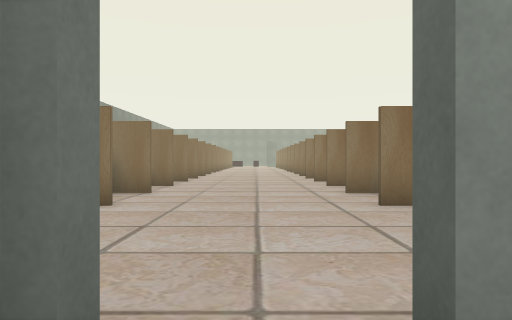
view 1 (above)

24 first-person views from a walk through a Unity game level. The camera is 1.5 m above the floor, looks level and sees 75° across. The floor is counted in squares, 2 m on a side. Each view is taken from the middle of a square. On the plan, view 1 faces up. The plan holds only what a view shows up to about 11 squares ahead; the rest is blank. The place goes on beyond the plan. The player character is not drawn. Some animated figures are left out. Door leaves are left out, so doorways stand open. Some surface patterns are stand-ins.

view 2
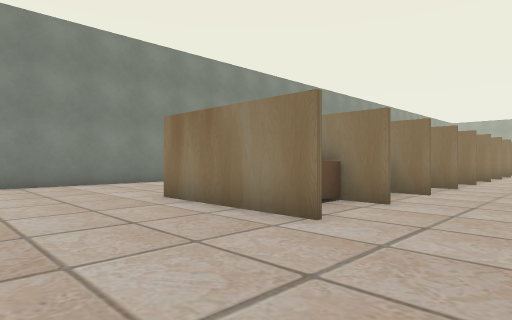

view 3
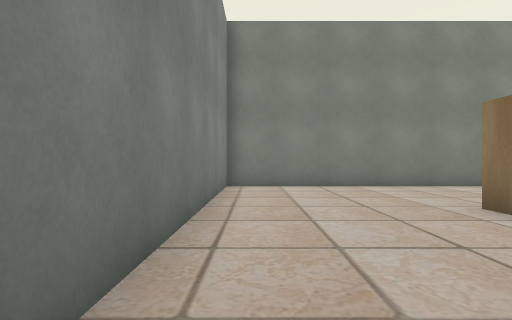

view 4
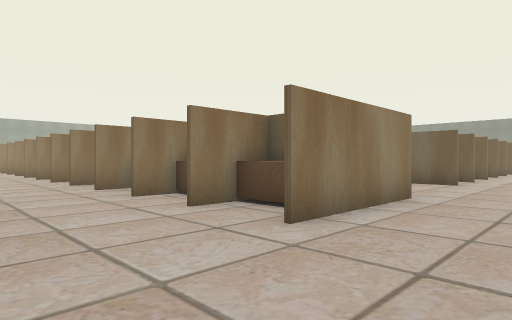

view 5
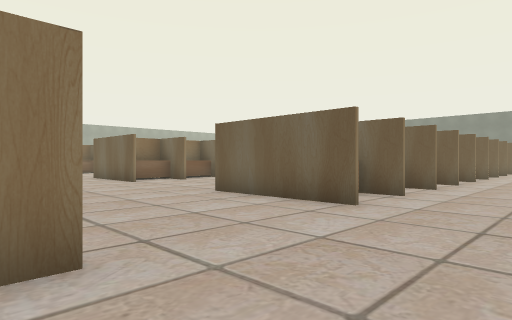

view 6
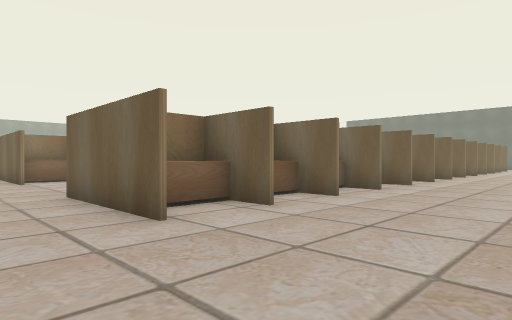

view 7
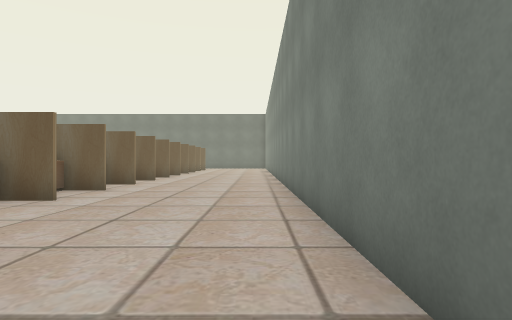

view 8
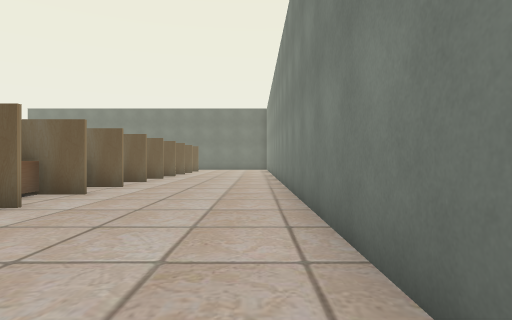

view 9
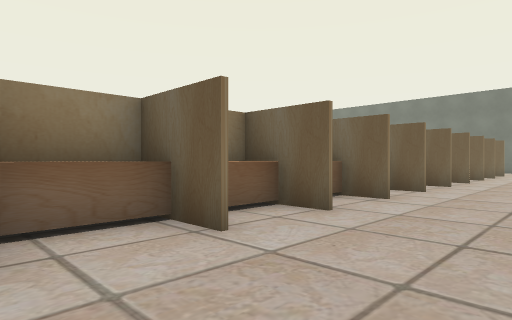

view 10
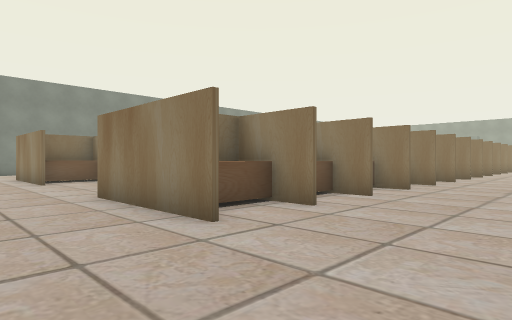

view 11
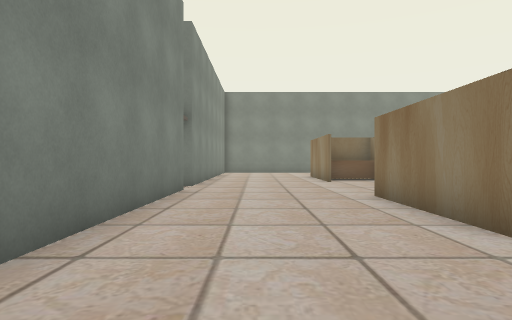

view 12
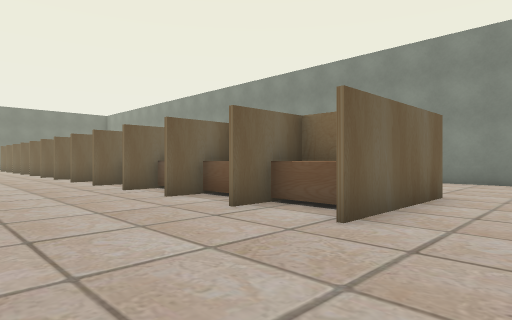

view 13
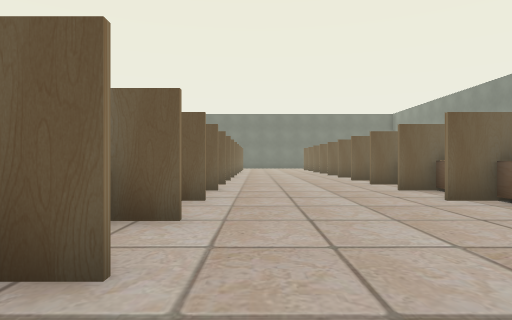

view 14
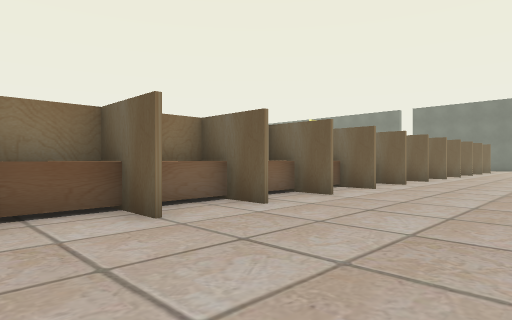

view 15
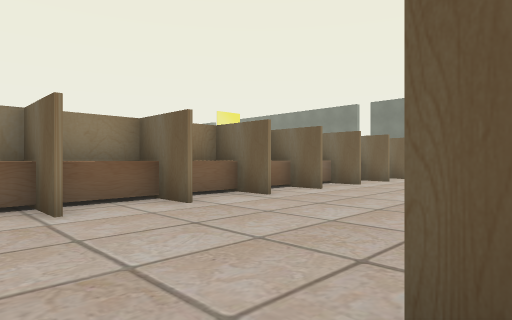

view 16
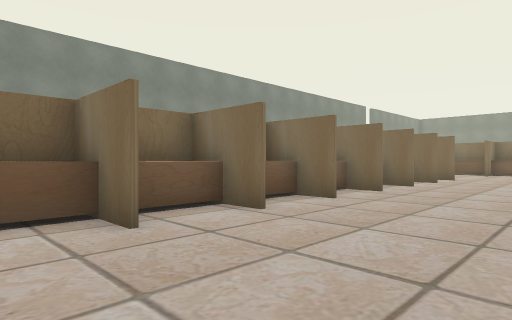

view 17
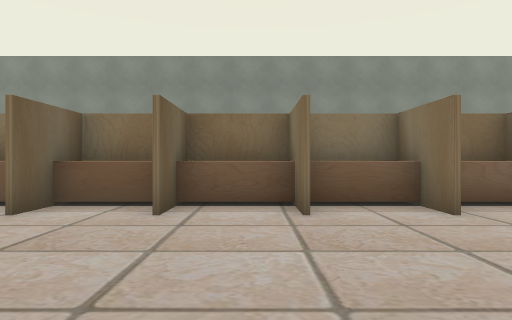

view 18
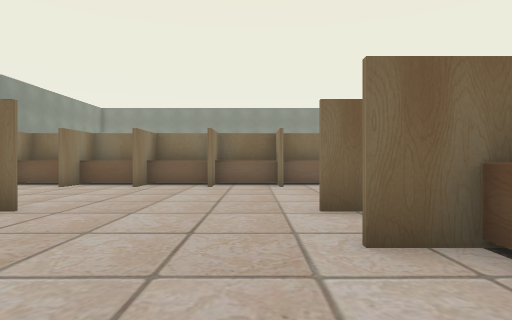

view 19
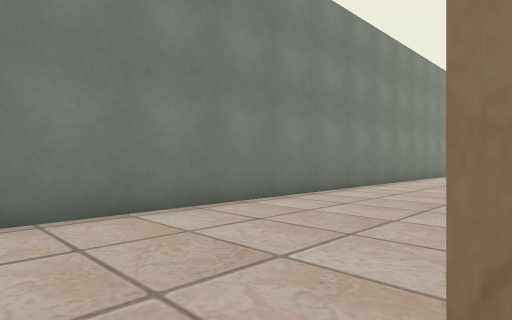

view 20
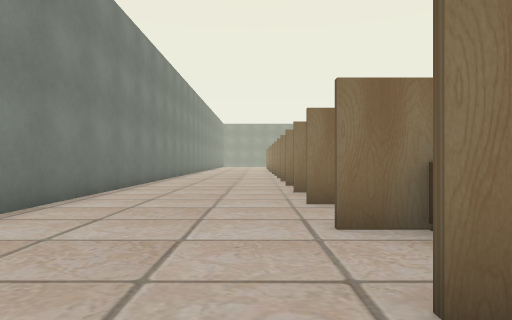

view 21
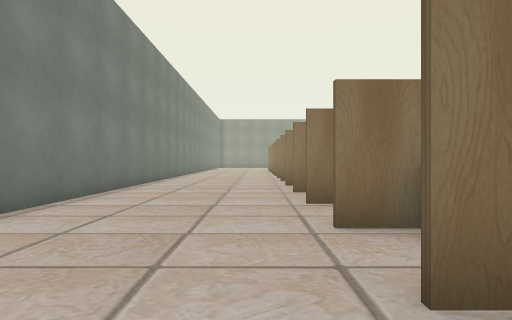

view 22
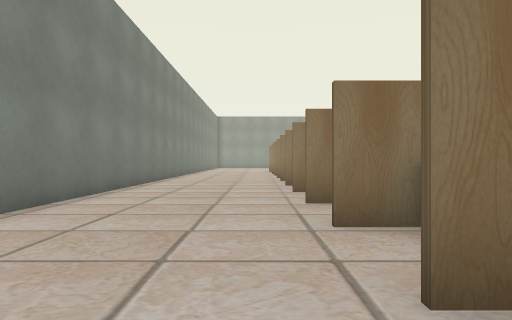

view 23
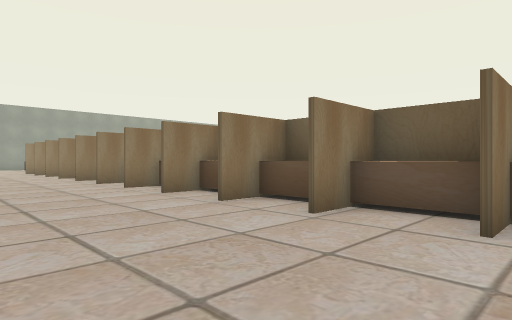

view 24
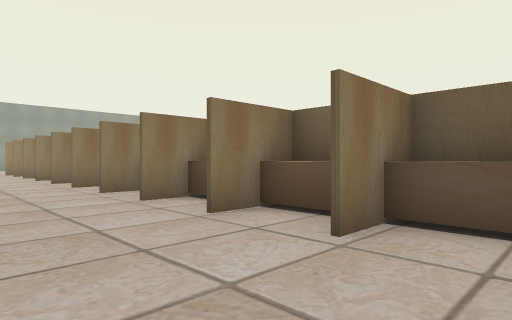

### Floor plan
Key: @ floor where view 1 was taken; # wall or solid block; . floor; D open door; = window, fence, low wall or low ledge; ^ raised ledge.
Columns run from 11 left of view 1 to 24 right of it. Each row starts with its distance up from view 1.
 24    ..#^
 23 #.....
 22 #....#^
 21 #.....
 20 #....#^
 19 #.....^
 18 #....#^^
 17 #.....^#
 16 #....#^^             #  #^#^ ^#^ ^ ^
 15 #.....^#    ..  ^..  #^^^^^^^^^^^^^^
 14 #....#^^^.  ..^ ^....#.#.#.#.#.#.#.#
 13 #.....^ .. ...  ^...................
 12 #....#  ^.....^^^...................
 11 #.....  ......^ ^...................
 10 #....#^ =.....^^^...................
  9 #.....^ ......^ ^....#.=.=.=.#.=.=.=
  8 #....# ^=.....^^^....#^^^^ ^^^^^^^^^
  7 #..... #......^^^....#^^^^ ^^^^^ ^ ^
  6 #....###^.....##^....#.#.#.#.#.#.#.#
  5 #...................................
  4 #...................................
  3 #...................................
  2 #................... ...............
  1 ###########D#######  ###############
  0            @

Positions as (right, up) in squares from view 1, and headings:
1: (0, 0), facing up
2: (0, 2), facing up-left
3: (-1, 2), facing left
4: (-1, 3), facing up-right
5: (5, 3), facing up-right
6: (8, 2), facing up-right
7: (10, 2), facing right
8: (13, 2), facing right
9: (16, 3), facing up-right
10: (9, 3), facing up-left
11: (9, 3), facing left
12: (8, 13), facing down-right
13: (10, 13), facing right
14: (12, 10), facing up-right
15: (17, 9), facing up-right
16: (24, 13), facing down-left
17: (21, 14), facing down
18: (15, 13), facing left
19: (-6, 5), facing up-left
20: (-7, 6), facing up
21: (-7, 10), facing up
22: (-7, 12), facing up
23: (-10, 13), facing up-right
24: (-9, 14), facing up-right
